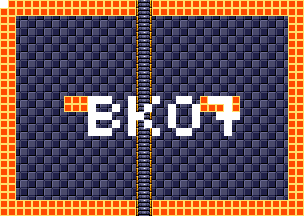

This is a level from a 2D game, rendered from its Tiled map with the project's own tilesets. A one-line summary and the map file follow, with tile-layer data summarised:
An orthogonal 38x27 tile map with 8x8 px tiles, 4 tile layers (background, foreground, room numbers, Objects), 15 tilesets.

<map version="1.5" tiledversion="1.7.1" orientation="orthogonal" renderorder="right-down" width="38" height="27" tilewidth="8" tileheight="8" infinite="0" nextlayerid="11" nextobjectid="1">
 <tileset firstgid="1" source="tilesheets/tsKarniMata.tsx" />
 <tileset firstgid="1025" source="tilesheets/tsVoodooWasp.tsx" />
 <tileset firstgid="2049" source="tilesheets/tsBurial.tsx" />
 <tileset firstgid="3073" source="tilesheets/tsBlueTemple.tsx" />
 <tileset firstgid="4097" source="tilesheets/tsGoddess.tsx" />
 <tileset firstgid="5121" source="tilesheets/tsKonark.tsx" />
 <tileset firstgid="6145" name="sEnemies" tilewidth="8" tileheight="8" tilecount="1024" columns="32">
  <image source="../grapx/tilesheets/sObjects.bmp" trans="ff94ff" width="256" height="256" />
 </tileset>
 <tileset firstgid="7169" source="tilesheets/tsIceTemple.tsx" />
 <tileset firstgid="8193" source="tilesheets/tsLavaArea.tsx" />
 <tileset firstgid="9217" source="tilesheets/tsBossArea.tsx" />
 <tileset firstgid="10241" source="tilesheets/tsPegu.tsx" />
 <tileset firstgid="11265" source="tilesheets/sTiwanakuTemple.tsx" />
 <tileset firstgid="12289" source="tilesheets/sIndraTemple.tsx" />
 <tileset firstgid="13313" source="tilesheets/sTeleport.tsx" />
 <tileset firstgid="14337" source="tilesheets/sObjects.tsx" />
 <layer id="2" name="background" width="38" height="27">
  <data>[1026 cells, 1026 non-empty, 2 distinct tile ids]</data>
 </layer>
 <layer id="1" name="foreground" width="38" height="27">
  <data>[1026 cells, 308 non-empty, 3 distinct tile ids]</data>
 </layer>
 <layer id="7" name="room numbers" width="38" height="27">
  <data>[1026 cells, 43 non-empty, 1 distinct tile ids]</data>
 </layer>
 <layer id="10" name="Objects" width="38" height="27">
  <data>[1026 cells, 0 non-empty, 0 distinct tile ids]</data>
 </layer>
</map>
